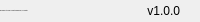
              <widget class="QFrame" name="bottomBar">
               <property name="minimumSize">
                <size>
                 <width>0</width>
                 <height>22</height>
                </size>
               </property>
               <property name="maximumSize">
                <size>
                 <width>16777215</width>
                 <height>22</height>
                </size>
               </property>
               <property name="frameShape">
                <enum>QFrame::NoFrame</enum>
               </property>
               <property name="frameShadow">
                <enum>QFrame::Raised</enum>
               </property>
               <layout class="QHBoxLayout" name="horizontalLayout_5">
                <property name="spacing">
                 <number>0</number>
                </property>
                <property name="leftMargin">
                 <number>0</number>
                </property>
                <property name="topMargin">
                 <number>0</number>
                </property>
                <property name="rightMargin">
                 <number>0</number>
                </property>
                <property name="bottomMargin">
                 <number>0</number>
                </property>
                <item>
                 <widget class="QLabel" name="creditsLabel">
                  <property name="maximumSize">
                   <size>
                    <width>16777215</width>
                    <height>16</height>
                   </size>
                  </property>
                  <property name="font">
                   <font>
                    <family>Arial</family>
                    <pointsize>-1</pointsize>
                    <italic>false</italic>
                    <bold>false</bold>
                   </font>
                  </property>
                  <property name="text">
                   <string>Developed by the Chair of Computer Engineering, TU Chemnitz.</string>
                  </property>
                  <property name="alignment">
                   <set>Qt::AlignLeading|Qt::AlignLeft|Qt::AlignVCenter</set>
                  </property>
                 </widget>
                </item>
                <item>
                 <widget class="QLabel" name="version">
                  <property name="text">
                   <string>v1.0.0</string>
                  </property>
                  <property name="alignment">
                   <set>Qt::AlignRight|Qt::AlignTrailing|Qt::AlignVCenter</set>
                  </property>
                 </widget>
                </item>
                <item>
                 <widget class="QFrame" name="frame_size_grip">
                  <property name="minimumSize">
                   <size>
                    <width>20</width>
                    <height>0</height>
                   </size>
                  </property>
                  <property name="maximumSize">
                   <size>
                    <width>20</width>
                    <height>16777215</height>
                   </size>
                  </property>
                  <property name="frameShape">
                   <enum>QFrame::NoFrame</enum>
                  </property>
                  <property name="frameShadow">
                   <enum>QFrame::Raised</enum>
                  </property>
                 </widget>
                </item>
               </layout>
              </widget>
